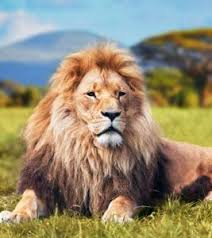
#> input picture TASK NUMBER 4/images.jpeg, 212 x 238 px, given in place of images.png, which was not available
$ jupyter execute --allow-errors PENCILSKETCH.ipynb   (text cells are left out)
#> lines starting #> are read from the running program, lines starting #| are printed output that depends on the picture
[cell 1]
import cv2

[cell 2]
from google.colab.patches import cv2_imshow

[cell 3]
image = cv2.imread("images.png")
#> image is the input picture: shape (238, 212, 3); mean B, G, R 114.2, 138.4, 148.3
cv2_imshow(image)

[cell 4]
image_gray = cv2.cvtColor(image, cv2.COLOR_BGR2GRAY)
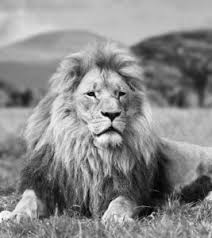
#> image_gray: shape (238, 212); min 1, max 255, mean 138.6
cv2_imshow(image_gray)


$ run again, with TASK NUMBER 4/download.png saved as TASK NUMBER 4/images.jpeg
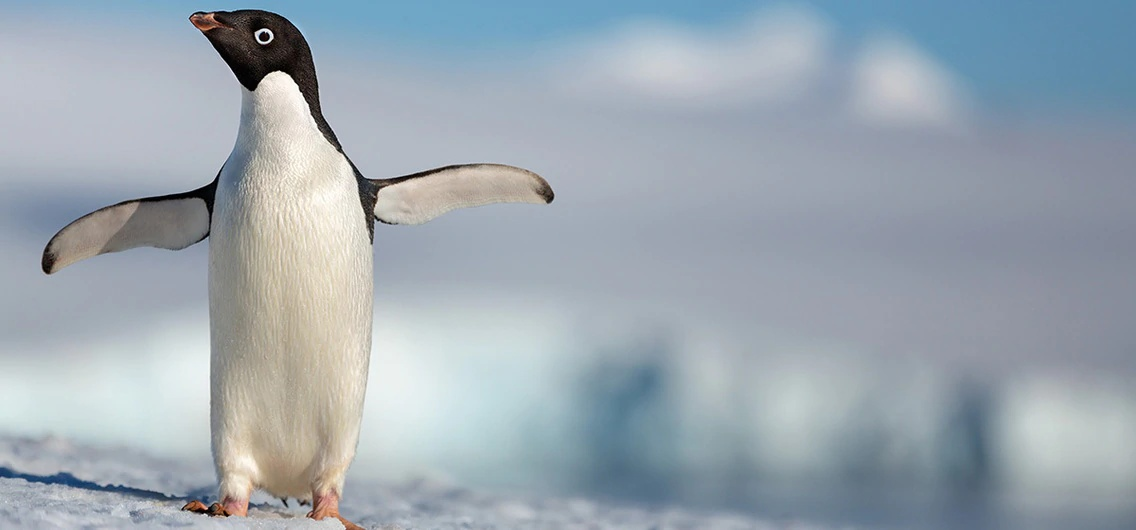
#> input picture TASK NUMBER 4/download.png, 1136 x 530 px, given in place of images.png, which was not available
#> image is the input picture: shape (530, 1136, 3); mean B, G, R 176.6, 167.5, 156.1
#> `image_gray = cv2.cvtColor(image, cv2.COLOR_BGR2GRAY)`:
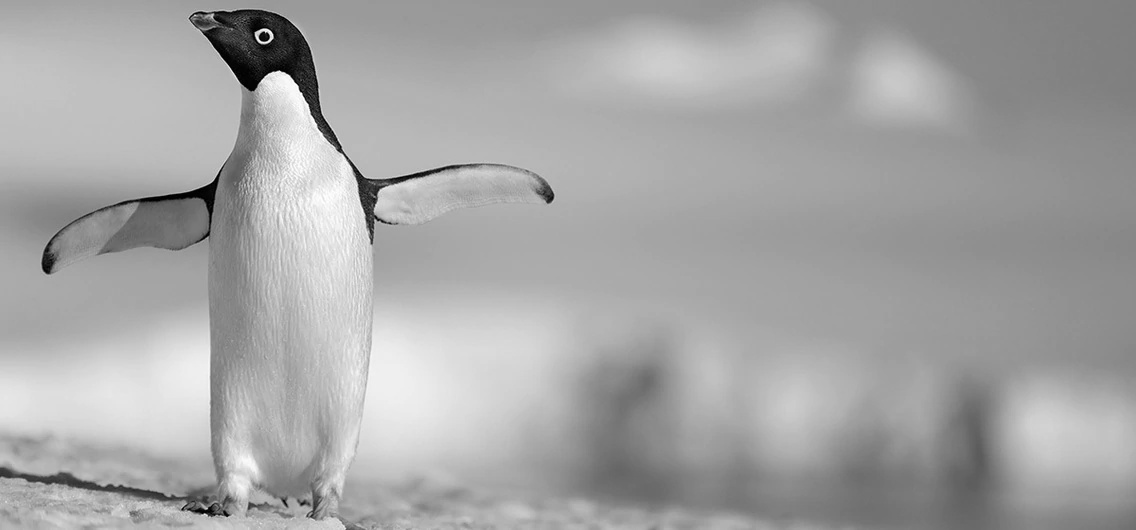
#> image_gray: shape (530, 1136); min 0, max 255, mean 165.1
